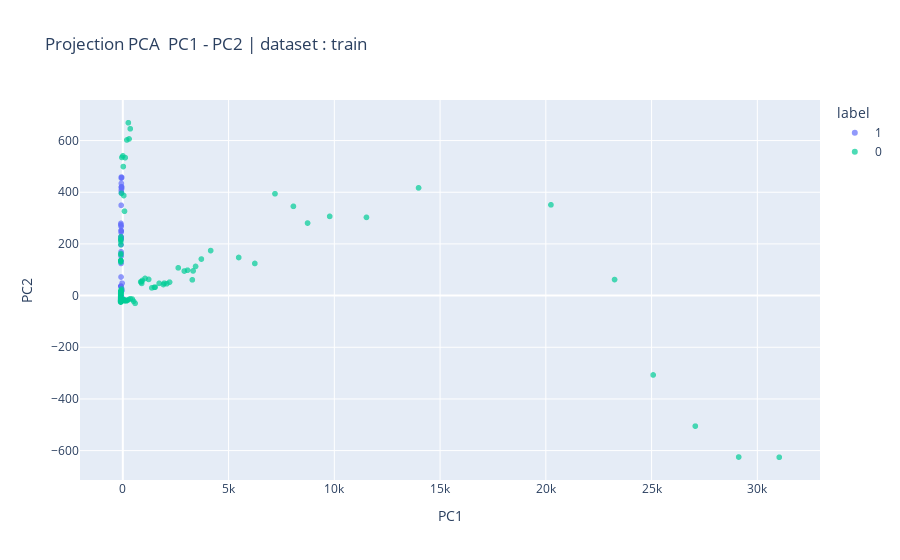
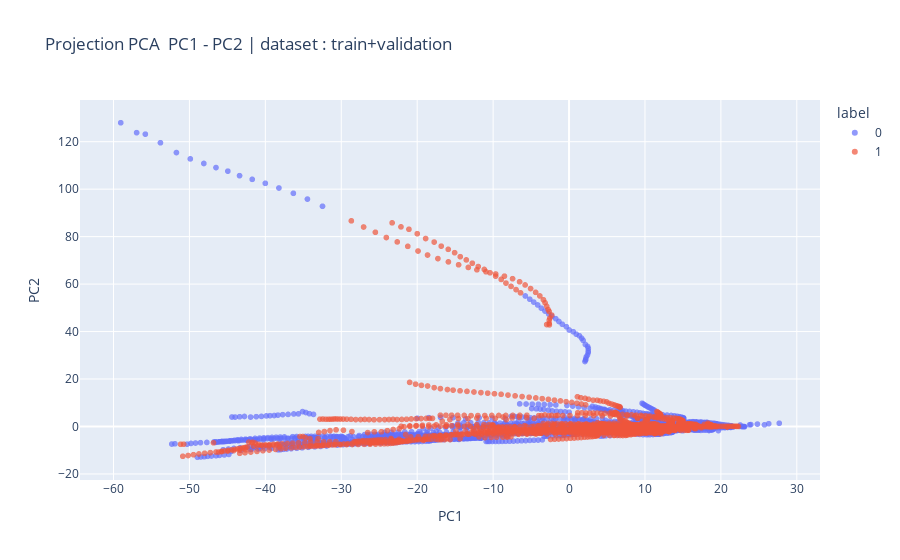

Notebook code for these charts, in order:
### Markdown cell above
## On va maintenant visualiser la répartition des feature expliquant toute la variance (PC1, PC2 pour l'instant)

### Code cell
X_plot = X_train_pca.copy()
X_plot["label"] = y_validationStandard.astype(str)


fig = px.scatter(
    X_plot,
    x="PC1",
    y="PC2",
    color="label",
    title="Projection PCA  PC1 - PC2 | dataset : train",
    opacity=0.7
)
fig.show()

X_plot_tot = X_train_tot_pca.copy()
X_plot_tot["label"] = y_trainStandard.astype(str)


fig = px.scatter(
    X_plot_tot,
    x="PC1",
    y="PC2",
    color="label",
    title="Projection PCA  PC1 - PC2 | dataset : train+validation",
    opacity=0.7
)
fig.show()

### Figure 1 — Plotly figure (JSON) as saved in the notebook; plotly's stock layout.template omitted (floating-point values rounded to 4 significant figures; data arrays with more than 128 entries replaced by an {"elided": "..."} marker saying what was removed)
{"data": [{"hovertemplate": "label=1<br>PC1=%{x}<br>PC2=%{y}<extra></extra>", "legendgroup": "1", "marker": {"color": "#636efa", "opacity": 0.7, "symbol": "circle"}, "mode": "markers", "name": "1", "showlegend": true, "type": "scattergl", "x": {"elided": "382 float values"}, "xaxis": "x", "y": {"elided": "382 float values"}, "yaxis": "y"}, {"hovertemplate": "label=0<br>PC1=%{x}<br>PC2=%{y}<extra></extra>", "legendgroup": "0", "marker": {"color": "#00cc96", "opacity": 0.7, "symbol": "circle"}, "mode": "markers", "name": "0", "showlegend": true, "type": "scattergl", "x": {"elided": "500 float values"}, "xaxis": "x", "y": {"elided": "500 float values"}, "yaxis": "y"}], "layout": {"autosize": true, "legend": {"title": {"text": "label"}, "tracegroupgap": 0}, "title": {"text": "Projection PCA  PC1 - PC2 | dataset : train"}, "xaxis": {"anchor": "y", "autorange": true, "domain": [0, 1], "range": [-1934.0, 32870.0], "title": {"text": "PC1"}, "type": "linear"}, "yaxis": {"anchor": "x", "autorange": true, "domain": [0, 1], "range": [-732.6, 775.9], "title": {"text": "PC2"}, "type": "linear"}}}

### Figure 2 — Plotly figure (JSON) as saved in the notebook; plotly's stock layout.template omitted (floating-point values rounded to 4 significant figures; data arrays with more than 128 entries replaced by an {"elided": "..."} marker saying what was removed)
{"data": [{"hovertemplate": "label=0<br>PC1=%{x}<br>PC2=%{y}<extra></extra>", "legendgroup": "0", "marker": {"color": "#636efa", "opacity": 0.7, "symbol": "circle"}, "mode": "markers", "name": "0", "showlegend": true, "type": "scattergl", "x": {"elided": "2593 float values"}, "xaxis": "x", "y": {"elided": "2593 float values"}, "yaxis": "y"}, {"hovertemplate": "label=1<br>PC1=%{x}<br>PC2=%{y}<extra></extra>", "legendgroup": "1", "marker": {"color": "#EF553B", "opacity": 0.7, "symbol": "circle"}, "mode": "markers", "name": "1", "showlegend": true, "type": "scattergl", "x": {"elided": "1839 float values"}, "xaxis": "x", "y": {"elided": "1839 float values"}, "yaxis": "y"}], "layout": {"autosize": true, "legend": {"title": {"text": "label"}, "tracegroupgap": 0}, "title": {"text": "Projection PCA  PC1 - PC2 | dataset : train+validation"}, "xaxis": {"anchor": "y", "autorange": true, "domain": [0, 1], "range": [-64.16, 32.8], "title": {"text": "PC1"}, "type": "linear"}, "yaxis": {"anchor": "x", "autorange": true, "domain": [0, 1], "range": [-24.6, 139.6], "title": {"text": "PC2"}, "type": "linear"}}}
